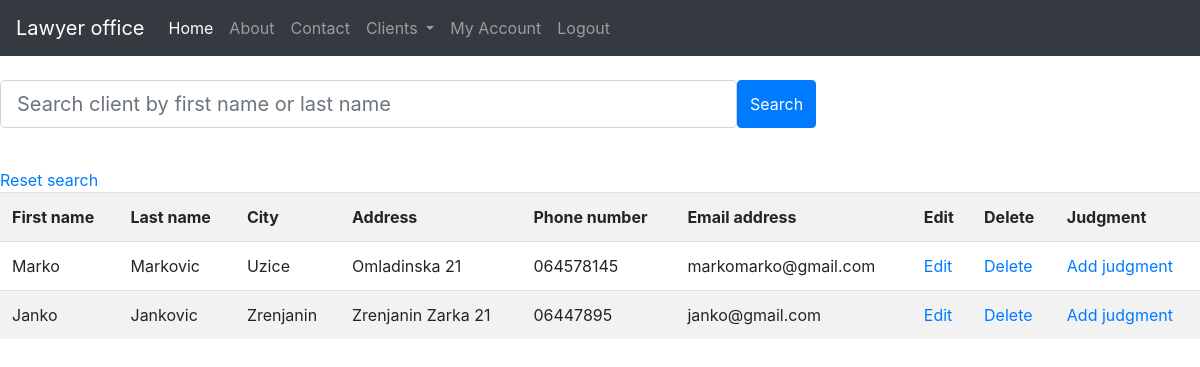
Page /all_client (signed in) on the committed database.
### blog/models.py (models this page shows)
class Client(db.Model):
    id = db.Column(db.Integer, primary_key=True)
    first_name = db.Column(db.String(250), nullable=False)
    last_name = db.Column(db.String(250), nullable=False)
    city = db.Column(db.String(50), nullable=False)
    address = db.Column(db.String(50), nullable=False)
    phone = db.Column(db.String(50), nullable=False)
    mail = db.Column(db.String(50))
    user_id = db.Column(db.Integer, db.ForeignKey('user.id'), nullable=False)
    judgments = db.relationship('Judgment', backref='judgments')

### client/routes.py (the view)
@client.route("/all_client")
def all_client():
    clients = Client.query.filter_by(lawyer=current_user)
    return render_template("all_clients.html", title="All clients", clients=clients)

### blog/models.py (called while the page is built)
@login_manager.user_loader
def load_user(user_id):
    return User.query.get(int(user_id))

### blog/templates/all_clients.html (shortened to what this page needs)
{% extends 'base.html' %}
{% block content %}
<br>
<form action="{{url_for('client.search')}}" method="POST">
    <div class="form-group">
        <div class="input-group input-group-lg">
            <div class="form-outline">
                <input type="search" size="50px" placeholder="Search client by first name or last name" name="search_string" id="form1"
                       class="form-control form-control-lg"/>
            </div>
            <button type="submit"  value="Search" class="btn btn-primary">
                 Search
            </button>
        </div>
    </div>
</form>
<br>
<a href="{{url_for('client.all_client')}}">Reset search</a>
<table class="table table-striped">
    <tr>
        <th>First name</th>
        <th>Last name</th>
        <th>City</th>
        <th>Address</th>
        <th>Phone number</th>
        <th>Email address</th>
        <th>Edit</th>
        <th>Delete</th>
        <th>Judgment</th>
    </tr>
    {% for client in clients %}
    <tr>
        <td>{{client.first_name}}</td>
        <td>{{client.last_name}}</td>
        <td>{{client.city}}</td>
        <td>{{client.address}}</td>
        <td>{{client.phone}}</td>
        <td>{{client.mail}}</td>
        <td><a href="{{ url_for('client.edit', client_id=client.id) }}">Edit</a></td>
        <td><a href="{{ url_for('client.delete', client_id= client.id) }}">Delete</a></td>
        <td><a href="{{ url_for('client.add_judgments', client_id= client.id) }}">Add judgment</a></td>
    </tr>
    {% endfor %}
</table>
{% endblock content %}

### rows in the picture
Client: first_name "Marko", last_name "Markovic", city "Uzice", address "Omladinska 21", phone "064578145", mail "markomarko@gmail.com"
Client: first_name "Janko", last_name "Jankovic", city "Zrenjanin", address "Zrenjanin Zarka 21", phone "06447895", mail "janko@gmail.com"
